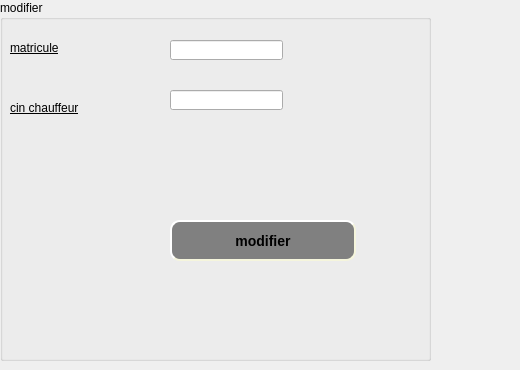
     <widget class="QWidget" name="tab_9">
      <attribute name="title">
       <string>modifier</string>
      </attribute>
      <widget class="QGroupBox" name="groupBox_5">
       <property name="geometry">
        <rect>
         <x>0</x>
         <y>0</y>
         <width>431</width>
         <height>361</height>
        </rect>
       </property>
       <property name="title">
        <string>modifier</string>
       </property>
       <widget class="QLabel" name="label_10">
        <property name="geometry">
         <rect>
          <x>10</x>
          <y>40</y>
          <width>91</width>
          <height>16</height>
         </rect>
        </property>
        <property name="styleSheet">
         <string notr="true">font: 12pt &quot;Andalus&quot;;
text-decoration: underline;</string>
        </property>
        <property name="text">
         <string>matricule</string>
        </property>
       </widget>
       <widget class="QLineEdit" name="id2_vehicule">
        <property name="geometry">
         <rect>
          <x>170</x>
          <y>40</y>
          <width>113</width>
          <height>20</height>
         </rect>
        </property>
       </widget>
       <widget class="QLabel" name="label_11">
        <property name="geometry">
         <rect>
          <x>10</x>
          <y>100</y>
          <width>91</width>
          <height>16</height>
         </rect>
        </property>
        <property name="styleSheet">
         <string notr="true">font: 12pt &quot;Andalus&quot;;
text-decoration: underline;</string>
        </property>
        <property name="text">
         <string>cin chauffeur</string>
        </property>
       </widget>
       <widget class="QLineEdit" name="chau2_vehicule">
        <property name="geometry">
         <rect>
          <x>170</x>
          <y>90</y>
          <width>113</width>
          <height>20</height>
         </rect>
        </property>
       </widget>
       <widget class="QPushButton" name="pushButton_13">
        <property name="geometry">
         <rect>
          <x>170</x>
          <y>220</y>
          <width>186</width>
          <height>41</height>
         </rect>
        </property>
        <property name="styleSheet">
         <string notr="true">QPushButton#pushButton_13 {
    background-color: grey;
    border-style: outset;
    border-width: 2px;
    border-radius: 10px;
    border-color: beige;
    font: bold 14px;
    min-width: 10em;
    padding: 6px;
}</string>
        </property>
        <property name="text">
         <string>modifier</string>
        </property>
       </widget>
       <widget class="QLabel" name="lab_3">
        <property name="geometry">
         <rect>
          <x>0</x>
          <y>10</y>
          <width>511</width>
          <height>301</height>
         </rect>
        </property>
        <property name="text">
         <string/>
        </property>
        <property name="pixmap">
         <pixmap>../../Downloads/78634496_719301035223392_5189077133661569024_n (1).jpg</pixmap>
        </property>
       </widget>
       <zorder>lab_3</zorder>
       <zorder>label_10</zorder>
       <zorder>id2_vehicule</zorder>
       <zorder>label_11</zorder>
       <zorder>chau2_vehicule</zorder>
       <zorder>pushButton_13</zorder>
      </widget>
      <widget class="QLabel" name="label_19">
       <property name="geometry">
        <rect>
         <x>-4</x>
         <y>-8</y>
         <width>511</width>
         <height>311</height>
        </rect>
       </property>
       <property name="text">
        <string/>
       </property>
       <property name="pixmap">
        <pixmap>../../Downloads/76765592_3409434282430241_7790646126016724992_n.jpg</pixmap>
       </property>
      </widget>
      <zorder>label_19</zorder>
      <zorder>groupBox_5</zorder>
     </widget>
